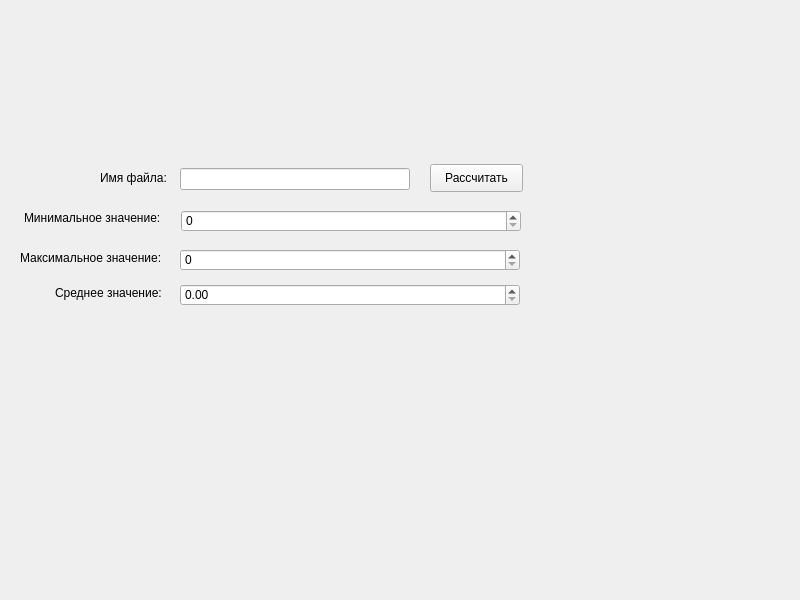
<?xml version="1.0" encoding="UTF-8"?>
<ui version="4.0">
 <class>MainWindow</class>
 <widget class="QMainWindow" name="MainWindow">
  <property name="geometry">
   <rect>
    <x>0</x>
    <y>0</y>
    <width>800</width>
    <height>600</height>
   </rect>
  </property>
  <property name="windowTitle">
   <string>MainWindow</string>
  </property>
  <widget class="QWidget" name="centralwidget">
   <widget class="QLineEdit" name="filename">
    <property name="geometry">
     <rect>
      <x>180</x>
      <y>168</y>
      <width>230</width>
      <height>22</height>
     </rect>
    </property>
   </widget>
   <widget class="QLabel" name="label">
    <property name="geometry">
     <rect>
      <x>100</x>
      <y>170</y>
      <width>80</width>
      <height>16</height>
     </rect>
    </property>
    <property name="text">
     <string>Имя файла:</string>
    </property>
   </widget>
   <widget class="QLabel" name="label_2">
    <property name="geometry">
     <rect>
      <x>24</x>
      <y>210</y>
      <width>150</width>
      <height>16</height>
     </rect>
    </property>
    <property name="text">
     <string>Минимальное значение:</string>
    </property>
   </widget>
   <widget class="QLabel" name="label_3">
    <property name="geometry">
     <rect>
      <x>20</x>
      <y>250</y>
      <width>160</width>
      <height>16</height>
     </rect>
    </property>
    <property name="text">
     <string>Максимальное значение:</string>
    </property>
   </widget>
   <widget class="QLabel" name="label_4">
    <property name="geometry">
     <rect>
      <x>55</x>
      <y>285</y>
      <width>120</width>
      <height>16</height>
     </rect>
    </property>
    <property name="text">
     <string>Среднее значение:</string>
    </property>
   </widget>
   <widget class="QPushButton" name="btn_rcs">
    <property name="geometry">
     <rect>
      <x>430</x>
      <y>164</y>
      <width>93</width>
      <height>28</height>
     </rect>
    </property>
    <property name="text">
     <string>Рассчитать</string>
    </property>
   </widget>
   <widget class="QSpinBox" name="spB_min">
    <property name="geometry">
     <rect>
      <x>181</x>
      <y>210</y>
      <width>340</width>
      <height>22</height>
     </rect>
    </property>
   </widget>
   <widget class="QSpinBox" name="spB_max">
    <property name="geometry">
     <rect>
      <x>180</x>
      <y>249</y>
      <width>340</width>
      <height>22</height>
     </rect>
    </property>
   </widget>
   <widget class="QDoubleSpinBox" name="dspb_avg">
    <property name="geometry">
     <rect>
      <x>180</x>
      <y>284</y>
      <width>340</width>
      <height>22</height>
     </rect>
    </property>
   </widget>
  </widget>
 </widget>
 <resources/>
 <connections/>
</ui>
